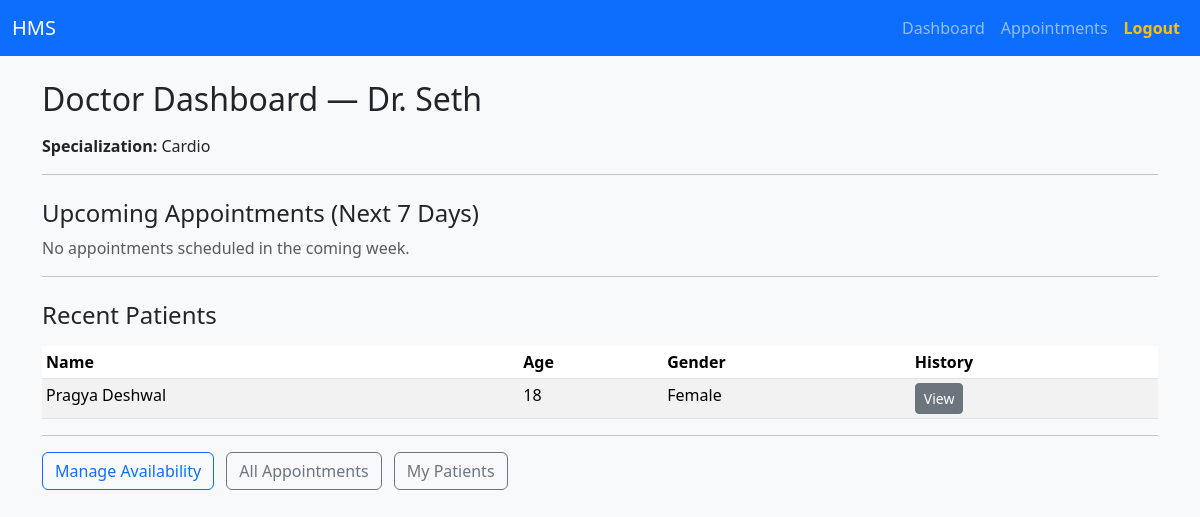
/doctor/dashboard (signed in), run on the app's committed database.
### tables this page shows
CREATE TABLE doctors (
            id INTEGER PRIMARY KEY AUTOINCREMENT,
            name TEXT,
            specialization TEXT,
            department_id INTEGER,
            contact TEXT,
            availability TEXT,
            user_ref INTEGER UNIQUE,
            FOREIGN KEY (user_ref) REFERENCES users(id),
            FOREIGN KEY (department_id) REFERENCES departments(id)
        );

CREATE TABLE patients (
            id INTEGER PRIMARY KEY AUTOINCREMENT,
            name TEXT,
            age INTEGER,
            gender TEXT,
            contact TEXT,
            user_ref INTEGER UNIQUE, email TEXT,
            FOREIGN KEY (user_ref) REFERENCES users(id)
        );

### controllers/doctor.py (the view)
@doctor_blueprint.route("/dashboard")
@doctor_required
def dashboard():
    doctor = get_logged_in_doctor()
    if not doctor:
        flash("Doctor profile missing. Contact admin.", "error")
        return redirect("/login")
    conn = start_connection()
    cur = conn.cursor()
    today = datetime.utcnow().date()
    next_week = today + timedelta(days=7)
    cur.execute("""
        SELECT a.id, a.date, a.time, a.status,
               p.name AS patient_name
        FROM appointments AS a
        JOIN patients AS p ON a.patient_id = p.id
        WHERE a.doctor_id = ?
        AND date(a.date) BETWEEN date(?) AND date(?)
        ORDER BY a.date, a.time
    """, (doctor["id"], today.isoformat(), next_week.isoformat()))
    upcoming_appointments = cur.fetchall()
    cur.execute("""
        SELECT DISTINCT p.id, p.name, p.age, p.gender
        FROM appointments AS a
        JOIN patients AS p ON a.patient_id = p.id
        WHERE a.doctor_id = ?
        ORDER BY a.id DESC
        LIMIT 20
    """, (doctor["id"],))
    recent_patients = cur.fetchall()
    return render_template(
        "doctor/dashboard.html",
        doctor=doctor,
        upcoming=upcoming_appointments,
        patients=recent_patients
    )

### app.py (called while the page is built)
@app.teardown_appcontext
def teardown_database(exception):
    close_connection()

### controllers/doctor.py (called while the page is built)
def doctor_required(view_function):
    @wraps(view_function)
    def secure_view(*args, **kwargs):
        if session.get("role") != "doctor":
            flash("Access denied! Doctor login is required.", "error")
            return redirect("/login")
        return view_function(*args, **kwargs)
    return secure_view

def get_logged_in_doctor():
    user_id = session.get("user_ref")
    if not user_id:
        return None
    conn = start_connection()
    cur = conn.cursor()
    cur.execute("SELECT * FROM doctors WHERE user_ref = ?", (user_id,))
    return cur.fetchone()

### database.py (called while the page is built)
def start_connection():     #If connection does not exist, create a new one
    conn = getattr(g, "db_connection", None)
    if conn is None:
        conn = sqlite3.connect(db)
        conn.row_factory = sqlite3.Row
        g.db_connection = conn
    return g.db_connection

def close_connection(error=None):
    conn = getattr(g, "db_connection", None)
    if conn is not None:
        conn.close()

### templates/doctor/dashboard.html
{% extends "layout.html" %}
{% block content %}
<h2 class="mb-3">Doctor Dashboard — {{ doctor.name }}</h2>
<p><strong>Specialization:</strong> {{ doctor.specialization }}</p>
<hr>
<h4 class="mt-4">Upcoming Appointments (Next 7 Days)</h4>
{% if upcoming %}
<table class="table table-bordered mt-3">
    <thead>
        <tr>
            <th>ID</th>
            <th>Patient</th>
            <th>Date</th>
            <th>Time</th>
            <th>Status</th>
            <th>Action</th>
        </tr>
    </thead>
    <tbody>
        {% for a in upcoming %}
        <tr>
            <td>{{ a.id }}</td>
            <td>{{ a.patient_name }}</td>
            <td>{{ a.date }}</td>
            <td>{{ a.time }}</td>
            <td>{{ a.status or 'Booked' }}</td>
            <td>
                <a
                    href="{{ url_for('doctor.appointment_details', appointment_id=a.id) }}"
                    class="btn btn-sm btn-primary"
                >
                    View
                </a>
            </td>
        </tr>
        {% endfor %}
    </tbody>
</table>
{% else %}
<p class="text-muted">No appointments scheduled in the coming week.</p>
{% endif %}
<hr>
<h4 class="mt-4">Recent Patients</h4>
<table class="table table-striped table-sm mt-3">
    <thead>
        <tr>
            <th>Name</th>
            <th>Age</th>
            <th>Gender</th>
            <th>History</th>
        </tr>
    </thead>
    <tbody>
        {% for p in patients %}
        <tr>
            <td>{{ p.name }}</td>
            <td>{{ p.age }}</td>
            <td>{{ p.gender }}</td>
            <td>
                <a
                    href="{{ url_for('doctor.patient_history', patient_id=p.id) }}"
                    class="btn btn-sm btn-secondary"
                >
                    View
                </a>
            </td>
        </tr>
        {% endfor %}
    </tbody>
</table>
<hr>
<div class="mt-3">
    <a
        href="{{ url_for('doctor.update_availability') }}"
        class="btn btn-outline-primary me-2"
    >
        Manage Availability
    </a>
    <a
        href="{{ url_for('doctor.appointments_list') }}"
        class="btn btn-outline-secondary me-2"
    >
        All Appointments
    </a>
    <a
        href="{{ url_for('doctor.doctor_patients') }}"
        class="btn btn-outline-secondary"
    >
        My Patients
    </a>
</div>
{% endblock %}

### static/css/custom.css (style rules this page uses)
body { background-color: #f7f9fc; }

### data on the page
doctors: name "Dr. Seth", specialization "Cardio"
patients: name "Pragya Deshwal", age "18", gender "Female"
